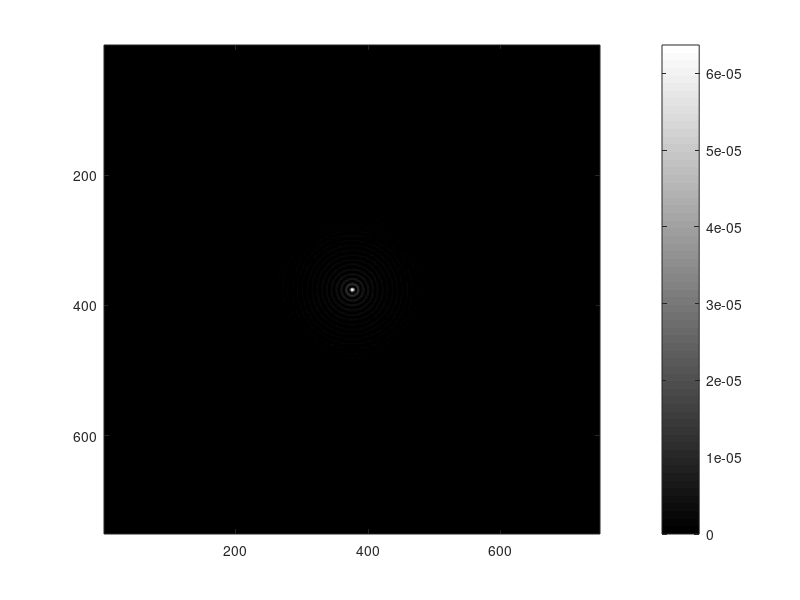

This figure's MATLAB source:
%win_fact = 1;

n_pts  = 750;  % number of pixels
r_mask = 20000;  % radius of mask in microns
lambda = 0.800;  % wavelength in microns
gma_300 = 0.312;   % angle of focused rays with respect to axis in degrees
z = 5E5;

k_0    = 2*pi/lambda;              % microns^-1
kp_300  = 2*pi*sind(gma_300)/lambda; % microns^-1

x   = linspace(-r_mask,r_mask,n_pts);
[xx,yy]  = meshgrid(x,x);
r2  = xx.^2+yy.^2;
r = sqrt(r2);
%phi = atan2(yy,xx);
% need to add 2pi to get correct phase in chosen coordinates
%phi(round((n_pts/2+1)):n_pts,:) = phi(round((n_pts/2+1)):n_pts,:)+2*pi;

sig = 4;
gauss_env = exp(-r2/(2*(r_mask/sig)^2));
%mask_env = r < r_mask/sig;
mask_env = ones(n_pts);
smooth_env = gauss_env.*mask_env;

PSI_axi = kp_300*r;
%mask_axi = false(n_pts);
%mask_axi(rem(PSI_axi,2*pi) > pi) = true;

%u_axi = smooth_env.*exp(-1i*mask_axi);
u_axi = smooth_env.*exp(-1i*PSI_axi);
fresnel = exp(1i*k_0*r2/(2*z));

%i_axi = u_axi.*conj(u_axi);
%figure(1); imagesc(i_axi); colorbar;

%u_img = fft2(u_axi);
u_img = fft2(u_axi.*fresnel);
u_img = fftshift(u_img);
u_img = exp(1i*k_0*z)*u_img/(1i*lambda*z);
i_img = u_img.*conj(u_img);
%figure(2); imagesc(log(i_img+1)); colorbar; colormap gray;
figure(2); imagesc(i_img); colorbar; colormap gray;
